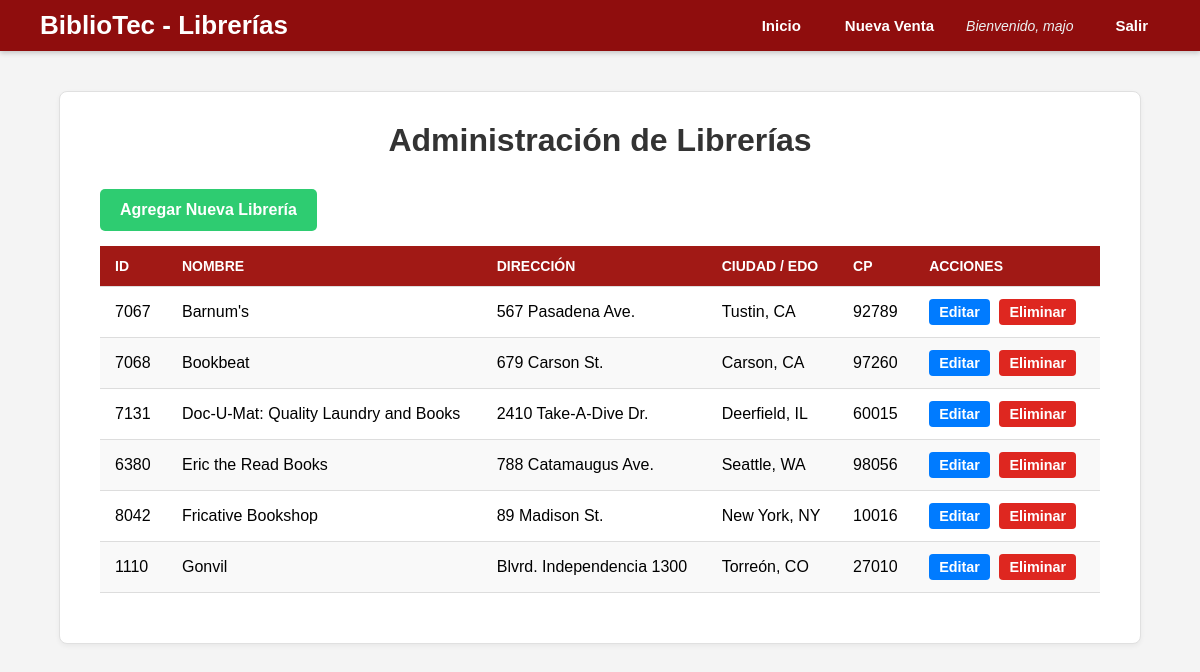
Page /librerias.php (signed in) on the committed database.
### tables this page shows
CREATE TABLE `stores` (
  `stor_id` char(4) NOT NULL,
  `stor_name` varchar(40) DEFAULT NULL,
  `stor_address` varchar(40) DEFAULT NULL,
  `city` varchar(20) DEFAULT NULL,
  `state` char(2) DEFAULT NULL,
  `zip` char(5) DEFAULT NULL
);

### librerias.php (the view, shortened to what this page needs)
<?php
require 'conexion.php';
try {
    $sql = "SELECT stor_id, stor_name, stor_address, city, state, zip
            FROM stores
            ORDER BY stor_name ASC";
    $stmt = $pdo->query($sql);
    $tiendas = $stmt->fetchAll(PDO::FETCH_ASSOC);
} catch (PDOException $e) {
    $tiendas = [];
    $error_message = "Error al cargar las librerías: " . $e->getMessage();
}
?>
<!DOCTYPE html>
<html lang="es">
<head>
    <link rel="stylesheet" href="estilo.css">
</head>
<body>
    <header>
        <div class="header-container">
            <h1>BiblioTec - Librerías</h1>
            <nav>
                <ul>
                    <li><a href="dashboard.php">Inicio</a></li>
                    <li><a href="ventas.php">Nueva Venta</a></li>
                    <li class="user-welcome">
                        Bienvenido, <?php echo htmlspecialchars($_SESSION['user_name']); ?>
                    </li>
                    <li><a href="logout.php">Salir</a></li>
                </ul>
            </nav>
        </div>
    </header>
    <main class="main-content">
        <div class="table-container">
            <h2>Administración de Librerías</h2>
            <div style="margin-bottom: 15px;">
                <a href="insertar_libreria.php" class="btn-dashboard btn-venta">Agregar Nueva Librería</a>
            </div>
            <table class="history-table">
                <thead>
                    <tr>
                        <th>ID</th>
                        <th>Nombre</th>
                        <th>Dirección</th>
                        <th>Ciudad / Edo</th>
                        <th>CP</th>
                        <th>Acciones</th>
                    </tr>
                </thead>
                <tbody>
                    <?php if (count($tiendas) > 0): ?>
                        <?php foreach ($tiendas as $row): ?>
                            <tr>
                                <td><?php echo htmlspecialchars($row['stor_id']); ?></td>
                                <td><?php echo htmlspecialchars($row['stor_name']); ?></td>
                                <td><?php echo htmlspecialchars($row['stor_address']); ?></td>
                                <td>
                                    <?php echo htmlspecialchars($row['city']); ?>,
                                    <?php echo htmlspecialchars($row['state']); ?>
                                </td>
                                <td><?php echo htmlspecialchars($row['zip']); ?></td>
                                <td class="action-btns" style="min-width: 150px;">
                                    <a href="editar_libreria.php?id=<?php echo $row['stor_id']; ?>" class="btn-dashboard btn-primary">Editar</a>
                                    <a href="eliminar_libreria.php?id=<?php echo $row['stor_id']; ?>"
                                       class="btn-dashboard btn-productos"
                                       onclick="return confirm('¿Estás seguro de eliminar la librería: <?php echo htmlspecialchars($row['stor_name']); ?>?');">
                                       Eliminar
                                    </a>
                                </td>
                            </tr>
                        <?php endforeach; ?>
                    <?php else: ?>
                        <tr>
                            <td colspan="6" style="text-align: center;">No se encontraron tiendas registradas.</td>
                        </tr>
                    <?php endif; ?>
                </tbody>
            </table>
        </div>
    </main>
</body>
</html>

### estilo.css (style rules this page uses)
body { font-family: Arial, sans-serif; margin: 0; padding: 0; background-color: #f4f4f4; }
header { background-color: #8f0d0d; color: white; padding: 10px 40px; box-shadow: 0 2px 5px rgba(0, 0, 0, 0.2); }
.header-container { display: flex; justify-content: space-between; align-items: center; max-width: 1200px; margin: 0 auto; }
header h1 { margin: 0; font-size: 26px; }
nav ul { margin: 0; padding: 0; list-style: none; display: flex; align-items: center; }
nav li { margin-left: 20px; }
nav a { text-decoration: none; color: white; font-weight: bold; font-size: 15px; padding: 8px 12px; border-radius: 4px; transition: background-color 0.3s ease; }
.user-welcome { color: #ecf0f1; font-style: italic; font-size: 14px; margin-right: 10px; }
.main-content { max-width: 1100px; margin: 40px auto; padding: 0 20px; }
.main-content h2 { font-size: 32px; color: #2d3748; margin-bottom: 30px; text-align: center; }
.btn-dashboard { display: inline-block; text-decoration: none; color: white; padding: 12px 20px; border-radius: 5px; font-weight: bold; transition: background-color 0.3s ease; }
.btn-productos { background-color: #de2720; }
.btn-venta { background-color: #2ecc71; }
.btn-primary { background-color: #007bff; color: white; }
.table-container { max-width: 1000px; margin: 0 auto; background-color: #ffffff; border: 1px solid #e0e0e0; border-radius: 8px; box-shadow: 0 2px 5px rgba(0, 0, 0, 0.05); padding: 30px 40px; }
.table-container h2 { text-align: center; margin-top: 0; margin-bottom: 30px; color: #333; }
.history-table { width: 100%; border-collapse: collapse; margin-bottom: 20px; }
.history-table th, .history-table td { padding: 12px 15px; text-align: left; border-bottom: 1px solid #ddd; }
.history-table thead { background-color: #a11915; color: white; }
.history-table thead th { font-size: 14px; text-transform: uppercase; }
.history-table tbody tr:nth-of-type(even) { background-color: #f9f9f9; }

### librerias.php (style rules this page uses)
.action-btns a { padding: 5px 10px; margin-right: 5px; text-decoration: none; color: white; border-radius: 4px; font-size: 0.9em; }

### rows in the picture
stores: stor_id "7067", stor_name "Barnum's", stor_address "567 Pasadena Ave.", city "Tustin", state "CA", zip "92789"
stores: stor_id "7068", stor_name "Bookbeat", stor_address "679 Carson St.", city "Carson", state "CA", zip "97260"
stores: stor_id "7131", stor_name "Doc-U-Mat: Quality Laundry and Books", stor_address "2410 Take-A-Dive Dr.", city "Deerfield", state "IL", zip "60015"
stores: stor_id "6380", stor_name "Eric the Read Books", stor_address "788 Catamaugus Ave.", city "Seattle", state "WA", zip "98056"
stores: stor_id "8042", stor_name "Fricative Bookshop", stor_address "89 Madison St.", city "New York", state "NY", zip "10016"
stores: stor_id "1110", stor_name "Gonvil", stor_address "Blvrd. Independencia 1300", city "Torreón", state "CO", zip "27010"

### other values in the picture
$_SESSION['user_name'] "majo"
